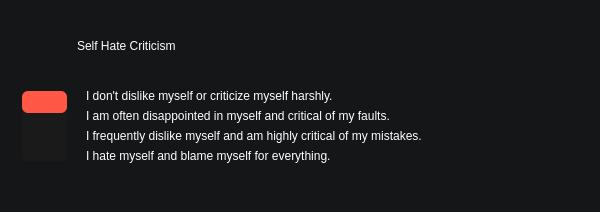
<?xml version="1.0" encoding="UTF-8"?>
<ui version="4.0">
 <class>MainWindow</class>
 <widget class="QMainWindow" name="MainWindow">
  <property name="geometry">
   <rect>
    <x>0</x>
    <y>0</y>
    <width>600</width>
    <height>212</height>
   </rect>
  </property>
  <property name="windowTitle">
   <string>MainWindow</string>
  </property>
  <property name="styleSheet">
   <string notr="true">QWidget {
    font: 11pt  &quot;Poppins&quot;;
    background:rgb(21, 22, 23);
    color:rgb(255,255,255);
}

/* /////////////////////////////////////////////////////////////////////////////
QTextEdit
///////////////////////////////////////////////////////////////////////////// */
QTextEdit {
    border:none;
}

/* /////////////////////////////////////////////////////////////////////////////
QToolTip
///////////////////////////////////////////////////////////////////////////// */
QToolTip {
    background: rgba(12, 12, 12,50);
    border: 1px solid  rgb(129, 179, 234);
    border-radius: 5px;
    padding:4px;
    text-align: left;
    color: rgb(255, 255, 255);
}

/* /////////////////////////////////////////////////////////////////////////////
QTimeEdit, QDoubleSpinBox, QSpinBox
///////////////////////////////////////////////////////////////////////////// */
QDoubleSpinBox,
QSpinBox {
    border:none;
}

/* /////////////////////////////////////////////////////////////////////////////
QLabel
///////////////////////////////////////////////////////////////////////////// */
QLabel {
    background:transparent;
}

/* /////////////////////////////////////////////////////////////////////////////
QComboBox
///////////////////////////////////////////////////////////////////////////// */
QComboBox {
    background-color: transparent;
	border:1px inset rgb(28,32,23);
	border-radius:2px;
	padding: 3px;
}


/* /////////////////////////////////////////////////////////////////////////////
QLineEdit
///////////////////////////////////////////////////////////////////////////// */
    QLineEdit {
    border:none;
    background: transparent;
}
QLineEdit:hover {
/*    border-bottom:1px solid rgba(123, 123, 123, 150);*/
}
QLineEdit:focus {
 /* border-bottom:1px solid rgba(123, 123, 123, 200); */
}

/* /////////////////////////////////////////////////////////////////////////////
QCheckBox
///////////////////////////////////////////////////////////////////////////// */
QCheckBox::indicator {
    font-weight:bold;
    background-color: transparent;
    border: 2px solid rgb(33,143,109);
    border-radius: 6px;
    width: 8px;
    height: 8px;
    margin-left:8px;
    margin-right:8px;
}
QCheckBox::indicator:hover {
    border: 2px solid white;
}
QCheckBox::indicator:checked {
    background: rgb(124, 120, 255);
    border: 2px solid rgb(124, 120, 255);
}


/* /////////////////////////////////////////////////////////////////////////////
QSlider
///////////////////////////////////////////////////////////////////////////// */
QSlider:horizontal {
    background:transparent;
border:none;
}
QSlider::groove:horizontal {
    border-radius: 8px;
    height: 16px;
    margin: 0px;
    background:rgb(22, 22, 22);
    }

QSlider::groove:horizontal:hover {
    background: rgb(38, 38, 38);
}
QSlider::handle:horizontal {
    background: rgb(255, 255, 255);
    height: 16px;
    width: 16px;
    margin: 0px;
    border-radius:8px;
}
QSlider::sub-page:horizontal {
    background:transparent;
	border-radius:6px;
}
QSlider::handle:horizontal:hover {
    background-color: white;
}
QSlider::handle:horizontal:pressed {
    background-color:white;
}
/*
VERTICAL
///////////////////////////////////////////////////////////////////////////// */
QSlider:vertical {
min-width:53px;
max-height:70px;
}

QSlider::groove:vertical {
    border-radius: 6px;
    width: 45px;
    margin: 0px;
	background-color: rgba(33,33,33,100);
}

QSlider::groove:vertical:hover {
	background-color: rgba(44,44,44,100);
}
QSlider::handle:vertical {
    background-color: rgb(255, 88, 71);
	border: none;
    height: 22px;
    width: 45px;
    margin: 0px;
	border-radius: 6px;
}
QSlider::handle:vertical:hover {
    background-color: rgb(195, 155, 255);
}
QSlider::handle:vertical:pressed {
    background-color: rgb(255, 121, 198);
}


/* /////////////////////////////////////////////////////////////////////////////
Time/DateEdit
///////////////////////////////////////////////////////////////////////////// */
QTimeEdit,
QDateEdit {
    background-color: transparent;
    border:None;
    font-size:10pt;
}

/* //////////////////////////////////////////////////////////////////////////////
QTableView
////////////////////////////////////////////////////////////////////////////// */
QTableView {background-color: transparent;alternate-background-color: rgb(101, 147, 128);selection-background-color: #7e57c2;}
QTableView::item {padding: 1px;background:rgb(216,79,79);}
QTableView::item:selected {color: #fff;background:rgb(23, 23, 23);}

/* ////////////////////////////////////////////////////////////////////////////////////////////////
									QScrollBar
//////////////////////////////////////////////////////////////////////////////////////////////// */
QScrollBar:horizontal {border: none;background:transparent;height: 12px;margin: 0px 10px 0px 10px;border-radius: 3px;}
QScrollBar::handle:horizontal {background: rgb(35,35,37);min-width:24px;border-radius: 4px}
QScrollBar::add-line:horizontal {border: none;background: transparent;width: 20px;border-top-right-radius: 4px;border-bottom-right-radius: 4px;subcontrol-position: right;subcontrol-origin: margin;}
QScrollBar::sub-line:horizontal {border: none;background: transparent;width: 20px;border-top-left-radius: 4px;border-bottom-left-radius: 4px;subcontrol-position: left;subcontrol-origin: margin;}
QScrollBar::up-arrow:horizontal, QScrollBar::down-arrow:horizontal {background: none;}
QScrollBar::add-page:horizontal, QScrollBar::sub-page:horizontal {background: transparent;}
QScrollBar:vertical {border: none;background-color:transparent;width: 12px;margin: 10px 0px 10px 0px;border-radius: 4px;}
QScrollBar::handle:vertical {background: rgb(35,35,37);min-height: 12px;border-radius: 4px}
QScrollBar::add-line:vertical {border: none;background: transparent;height: 20px;border-bottom-left-radius: 4px;border-bottom-right-radius: 4px;subcontrol-position: bottom;subcontrol-origin: margin;}
QScrollBar::sub-line:vertical {border: none;background: transparent;height: 20px;border-top-left-radius: 4px;border-top-right-radius: 4px;subcontrol-position: top;subcontrol-origin: margin;}
QScrollBar::up-arrow:vertical, QScrollBar::down-arrow:vertical {background: none;}
QScrollBar::add-page:vertical, QScrollBar::sub-page:vertical {background: transparent;}</string>
  </property>
  <widget class="QWidget" name="centralwidget">
   <layout class="QGridLayout" name="gridLayout">
    <property name="leftMargin">
     <number>0</number>
    </property>
    <property name="topMargin">
     <number>0</number>
    </property>
    <property name="rightMargin">
     <number>0</number>
    </property>
    <property name="bottomMargin">
     <number>0</number>
    </property>
    <property name="spacing">
     <number>0</number>
    </property>
    <item row="0" column="0">
     <widget class="QStackedWidget" name="mainStack">
      <property name="styleSheet">
       <string notr="true">QTabWidget {
background-color: transparent;
    border: none;
}

QTabWidget::pane {
    border: none;
	background-color: transparent;
}

QTabBar::tab {
padding:12px;
background-color: transparent;
    border: none;
}

QTabBar::tab:selected {
background-color: transparent;
}

QTabBar::tab:hover {
	border-radius: 10px;

}

QTabBar::tab:only-one {
background-color: transparent;
}



</string>
      </property>
      <widget class="QWidget" name="mainStackInputPage" native="true">
       <layout class="QGridLayout" name="gridLayout_11">
        <property name="leftMargin">
         <number>0</number>
        </property>
        <property name="topMargin">
         <number>0</number>
        </property>
        <property name="rightMargin">
         <number>0</number>
        </property>
        <property name="bottomMargin">
         <number>0</number>
        </property>
        <property name="spacing">
         <number>0</number>
        </property>
        <item row="0" column="0">
         <widget class="QStackedWidget" name="stackedWidget">
          <property name="currentIndex">
           <number>4</number>
          </property>
          <widget class="QWidget" name="page_3">
           <layout class="QGridLayout" name="gridLayout_8">
            <property name="leftMargin">
             <number>9</number>
            </property>
            <property name="topMargin">
             <number>9</number>
            </property>
            <property name="rightMargin">
             <number>9</number>
            </property>
            <property name="bottomMargin">
             <number>9</number>
            </property>
            <property name="spacing">
             <number>6</number>
            </property>
            <item row="0" column="0">
             <widget class="QFrame" name="">
              <layout class="QGridLayout" name="gridLayout_5">
               <property name="leftMargin">
                <number>9</number>
               </property>
               <property name="topMargin">
                <number>9</number>
               </property>
               <property name="rightMargin">
                <number>9</number>
               </property>
               <property name="bottomMargin">
                <number>9</number>
               </property>
               <item row="1" column="1">
                <widget class="QFrame" name="">
                 <layout class="QGridLayout" name="gridLayout_2">
                  <property name="leftMargin">
                   <number>9</number>
                  </property>
                  <property name="topMargin">
                   <number>9</number>
                  </property>
                  <property name="rightMargin">
                   <number>9</number>
                  </property>
                  <property name="bottomMargin">
                   <number>9</number>
                  </property>
                  <item row="2" column="1">
                   <widget class="QLabel" name="label_3">
                    <property name="text">
                     <string>I often feel sad and believe the future holds no improvement.</string>
                    </property>
                   </widget>
                  </item>
                  <item row="1" column="1">
                   <widget class="QLabel" name="label_2">
                    <property name="text">
                     <string>I feel sad or discouraged about the future.</string>
                    </property>
                   </widget>
                  </item>
                  <item row="3" column="1">
                   <widget class="QLabel" name="label_4">
                    <property name="text">
                     <string>I am constantly sad and hopeless, feeling that nothing will ever get better.</string>
                    </property>
                   </widget>
                  </item>
                  <item row="0" column="1">
                   <widget class="QLabel" name="label">
                    <property name="text">
                     <string>I don't feel sad or hopeless.</string>
                    </property>
                   </widget>
                  </item>
                 </layout>
                </widget>
               </item>
               <item row="1" column="0">
                <widget class="QSlider" name="verticalSlider">
                 <property name="maximum">
                  <number>3</number>
                 </property>
                 <property name="orientation">
                  <enum>Qt::Vertical</enum>
                 </property>
                 <property name="invertedAppearance">
                  <bool>true</bool>
                 </property>
                </widget>
               </item>
               <item row="0" column="1">
                <widget class="QLabel" name="label_9">
                 <property name="text">
                  <string>Sadness Hopelessness</string>
                 </property>
                </widget>
               </item>
              </layout>
             </widget>
            </item>
           </layout>
          </widget>
          <widget class="QWidget" name="page_4">
           <layout class="QGridLayout" name="gridLayout_9">
            <item row="0" column="0">
             <widget class="QFrame" name="frame">
              <layout class="QGridLayout" name="gridLayout_4">
               <item row="1" column="0">
                <widget class="QSlider" name="verticalSlider_2">
                 <property name="maximum">
                  <number>3</number>
                 </property>
                 <property name="orientation">
                  <enum>Qt::Vertical</enum>
                 </property>
                 <property name="invertedAppearance">
                  <bool>true</bool>
                 </property>
                </widget>
               </item>
               <item row="1" column="1">
                <widget class="QFrame" name="frame_2">
                 <layout class="QGridLayout" name="gridLayout_3">
                  <item row="2" column="1">
                   <widget class="QLabel" name="label_5">
                    <property name="text">
                     <string>I feel like a failure and blame myself for many things.</string>
                    </property>
                   </widget>
                  </item>
                  <item row="1" column="1">
                   <widget class="QLabel" name="label_6">
                    <property name="text">
                     <string>I often feel like I've failed or am not as good as others.</string>
                    </property>
                   </widget>
                  </item>
                  <item row="3" column="1">
                   <widget class="QLabel" name="label_7">
                    <property name="text">
                     <string>I believe I am a complete failure and worthless.</string>
                    </property>
                   </widget>
                  </item>
                  <item row="0" column="1">
                   <widget class="QLabel" name="label_8">
                    <property name="text">
                     <string>I don't feel like a failure or inferior to others.</string>
                    </property>
                   </widget>
                  </item>
                 </layout>
                </widget>
               </item>
               <item row="0" column="1">
                <widget class="QLabel" name="label_10">
                 <property name="text">
                  <string>Self-Worth Failure</string>
                 </property>
                </widget>
               </item>
              </layout>
             </widget>
            </item>
           </layout>
          </widget>
          <widget class="QWidget" name="page_5">
           <layout class="QGridLayout" name="gridLayout_10">
            <item row="0" column="0">
             <widget class="QFrame" name="frame_3">
              <layout class="QGridLayout" name="gridLayout_6">
               <property name="leftMargin">
                <number>9</number>
               </property>
               <property name="topMargin">
                <number>9</number>
               </property>
               <property name="rightMargin">
                <number>9</number>
               </property>
               <property name="bottomMargin">
                <number>9</number>
               </property>
               <item row="1" column="1">
                <widget class="QFrame" name="frame_4">
                 <layout class="QGridLayout" name="gridLayout_7">
                  <property name="leftMargin">
                   <number>9</number>
                  </property>
                  <property name="topMargin">
                   <number>9</number>
                  </property>
                  <property name="rightMargin">
                   <number>9</number>
                  </property>
                  <property name="bottomMargin">
                   <number>9</number>
                  </property>
                  <item row="2" column="1">
                   <widget class="QLabel" name="label_11">
                    <property name="text">
                     <string>I rarely enjoy anything anymore.</string>
                    </property>
                   </widget>
                  </item>
                  <item row="1" column="1">
                   <widget class="QLabel" name="label_12">
                    <property name="text">
                     <string>I don't find as much joy or satisfaction in things as I used to.</string>
                    </property>
                   </widget>
                  </item>
                  <item row="3" column="1">
                   <widget class="QLabel" name="label_13">
                    <property name="text">
                     <string>I get no satisfaction or joy from anything anymore.</string>
                    </property>
                   </widget>
                  </item>
                  <item row="0" column="1">
                   <widget class="QLabel" name="label_14">
                    <property name="text">
                     <string>I enjoy things as much as I always have.</string>
                    </property>
                   </widget>
                  </item>
                 </layout>
                </widget>
               </item>
               <item row="1" column="0">
                <widget class="QSlider" name="verticalSlider_3">
                 <property name="maximum">
                  <number>3</number>
                 </property>
                 <property name="orientation">
                  <enum>Qt::Vertical</enum>
                 </property>
                 <property name="invertedAppearance">
                  <bool>true</bool>
                 </property>
                </widget>
               </item>
               <item row="0" column="1">
                <widget class="QLabel" name="label_15">
                 <property name="text">
                  <string>Enjoyment Satisfaction</string>
                 </property>
                </widget>
               </item>
              </layout>
             </widget>
            </item>
           </layout>
          </widget>
          <widget class="QWidget" name="page_6">
           <layout class="QGridLayout" name="gridLayout_14">
            <item row="0" column="0">
             <widget class="QFrame" name="frame_5">
              <layout class="QGridLayout" name="gridLayout_12">
               <property name="leftMargin">
                <number>9</number>
               </property>
               <property name="topMargin">
                <number>9</number>
               </property>
               <property name="rightMargin">
                <number>9</number>
               </property>
               <property name="bottomMargin">
                <number>9</number>
               </property>
               <item row="1" column="1">
                <widget class="QFrame" name="frame_6">
                 <layout class="QGridLayout" name="gridLayout_13">
                  <property name="leftMargin">
                   <number>9</number>
                  </property>
                  <property name="topMargin">
                   <number>9</number>
                  </property>
                  <property name="rightMargin">
                   <number>9</number>
                  </property>
                  <property name="bottomMargin">
                   <number>9</number>
                  </property>
                  <item row="2" column="1">
                   <widget class="QLabel" name="label_16">
                    <property name="text">
                     <string>I feel guilty most of the time and believe I deserve punishment.</string>
                    </property>
                   </widget>
                  </item>
                  <item row="1" column="1">
                   <widget class="QLabel" name="label_17">
                    <property name="text">
                     <string>I often feel guilty or expect to be punished.</string>
                    </property>
                   </widget>
                  </item>
                  <item row="3" column="1">
                   <widget class="QLabel" name="label_18">
                    <property name="text">
                     <string>I feel guilty all the time and that I am being punished.</string>
                    </property>
                   </widget>
                  </item>
                  <item row="0" column="1">
                   <widget class="QLabel" name="label_19">
                    <property name="text">
                     <string>I don't feel guilty or think I deserve punishment.</string>
                    </property>
                   </widget>
                  </item>
                 </layout>
                </widget>
               </item>
               <item row="1" column="0">
                <widget class="QSlider" name="verticalSlider_4">
                 <property name="maximum">
                  <number>3</number>
                 </property>
                 <property name="orientation">
                  <enum>Qt::Vertical</enum>
                 </property>
                 <property name="invertedAppearance">
                  <bool>true</bool>
                 </property>
                </widget>
               </item>
               <item row="0" column="1">
                <widget class="QLabel" name="label_20">
                 <property name="text">
                  <string>Guilt Punishment</string>
                 </property>
                </widget>
               </item>
              </layout>
             </widget>
            </item>
           </layout>
          </widget>
          <widget class="QWidget" name="page_7">
           <layout class="QGridLayout" name="gridLayout_17">
            <item row="0" column="0">
             <widget class="QFrame" name="frame_7">
              <layout class="QGridLayout" name="gridLayout_15">
               <property name="leftMargin">
                <number>9</number>
               </property>
               <property name="topMargin">
                <number>9</number>
               </property>
               <property name="rightMargin">
                <number>9</number>
               </property>
               <property name="bottomMargin">
                <number>9</number>
               </property>
               <item row="1" column="0">
                <widget class="QSlider" name="verticalSlider_5">
                 <property name="maximum">
                  <number>3</number>
                 </property>
                 <property name="orientation">
                  <enum>Qt::Vertical</enum>
                 </property>
                 <property name="invertedAppearance">
                  <bool>true</bool>
                 </property>
                </widget>
               </item>
               <item row="1" column="1">
                <widget class="QFrame" name="frame_8">
                 <layout class="QGridLayout" name="gridLayout_16">
                  <property name="leftMargin">
                   <number>9</number>
                  </property>
                  <property name="topMargin">
                   <number>9</number>
                  </property>
                  <property name="rightMargin">
                   <number>9</number>
                  </property>
                  <property name="bottomMargin">
                   <number>9</number>
                  </property>
                  <item row="1" column="1">
                   <widget class="QLabel" name="label_22">
                    <property name="text">
                     <string>I am often disappointed in myself and critical of my faults.</string>
                    </property>
                   </widget>
                  </item>
                  <item row="2" column="1">
                   <widget class="QLabel" name="label_21">
                    <property name="text">
                     <string>I frequently dislike myself and am highly critical of my mistakes.</string>
                    </property>
                   </widget>
                  </item>
                  <item row="0" column="1">
                   <widget class="QLabel" name="label_24">
                    <property name="text">
                     <string>I don't dislike myself or criticize myself harshly.</string>
                    </property>
                   </widget>
                  </item>
                  <item row="3" column="1">
                   <widget class="QLabel" name="label_23">
                    <property name="text">
                     <string>I hate myself and blame myself for everything.</string>
                    </property>
                   </widget>
                  </item>
                 </layout>
                </widget>
               </item>
               <item row="0" column="1">
                <widget class="QLabel" name="label_25">
                 <property name="text">
                  <string>Self Hate Criticism</string>
                 </property>
                </widget>
               </item>
              </layout>
             </widget>
            </item>
           </layout>
          </widget>
          <widget class="QWidget" name="page_8">
           <layout class="QGridLayout" name="gridLayout_20">
            <item row="0" column="0">
             <widget class="QFrame" name="frame_9">
              <layout class="QGridLayout" name="gridLayout_18">
               <property name="leftMargin">
                <number>9</number>
               </property>
               <property name="topMargin">
                <number>9</number>
               </property>
               <property name="rightMargin">
                <number>9</number>
               </property>
               <property name="bottomMargin">
                <number>9</number>
               </property>
               <item row="1" column="1">
                <widget class="QFrame" name="frame_10">
                 <layout class="QGridLayout" name="gridLayout_19">
                  <property name="leftMargin">
                   <number>9</number>
                  </property>
                  <property name="topMargin">
                   <number>9</number>
                  </property>
                  <property name="rightMargin">
                   <number>9</number>
                  </property>
                  <property name="bottomMargin">
                   <number>9</number>
                  </property>
                  <item row="2" column="1">
                   <widget class="QLabel" name="label_26">
                    <property name="text">
                     <string>I rarely enjoy anything anymore.</string>
                    </property>
                   </widget>
                  </item>
                  <item row="1" column="1">
                   <widget class="QLabel" name="label_27">
                    <property name="text">
                     <string>I don't find as much joy or satisfaction in things as I used to.</string>
                    </property>
                   </widget>
                  </item>
                  <item row="3" column="1">
                   <widget class="QLabel" name="label_28">
                    <property name="text">
                     <string>I get no satisfaction or joy from anything anymore.</string>
                    </property>
                   </widget>
                  </item>
                  <item row="0" column="1">
                   <widget class="QLabel" name="label_29">
                    <property name="text">
                     <string>I enjoy things as much as I always have.</string>
                    </property>
                   </widget>
                  </item>
                 </layout>
                </widget>
               </item>
               <item row="1" column="0">
                <widget class="QSlider" name="verticalSlider_6">
                 <property name="maximum">
                  <number>3</number>
                 </property>
                 <property name="orientation">
                  <enum>Qt::Vertical</enum>
                 </property>
                 <property name="invertedAppearance">
                  <bool>true</bool>
                 </property>
                </widget>
               </item>
               <item row="0" column="1">
                <widget class="QLabel" name="label_30">
                 <property name="text">
                  <string>Enjoyment Satisfaction</string>
                 </property>
                </widget>
               </item>
              </layout>
             </widget>
            </item>
           </layout>
          </widget>
          <widget class="QWidget" name="page_9">
           <layout class="QGridLayout" name="gridLayout_23">
            <item row="0" column="0">
             <widget class="QFrame" name="frame_11">
              <layout class="QGridLayout" name="gridLayout_21">
               <property name="leftMargin">
                <number>9</number>
               </property>
               <property name="topMargin">
                <number>9</number>
               </property>
               <property name="rightMargin">
                <number>9</number>
               </property>
               <property name="bottomMargin">
                <number>9</number>
               </property>
               <item row="1" column="1">
                <widget class="QFrame" name="frame_12">
                 <layout class="QGridLayout" name="gridLayout_22">
                  <property name="leftMargin">
                   <number>9</number>
                  </property>
                  <property name="topMargin">
                   <number>9</number>
                  </property>
                  <property name="rightMargin">
                   <number>9</number>
                  </property>
                  <property name="bottomMargin">
                   <number>9</number>
                  </property>
                  <item row="2" column="1">
                   <widget class="QLabel" name="label_31">
                    <property name="text">
                     <string>I rarely enjoy anything anymore.</string>
                    </property>
                   </widget>
                  </item>
                  <item row="1" column="1">
                   <widget class="QLabel" name="label_32">
                    <property name="text">
                     <string>I don't find as much joy or satisfaction in things as I used to.</string>
                    </property>
                   </widget>
                  </item>
                  <item row="3" column="1">
                   <widget class="QLabel" name="label_33">
                    <property name="text">
                     <string>I get no satisfaction or joy from anything anymore.</string>
                    </property>
                   </widget>
                  </item>
                  <item row="0" column="1">
                   <widget class="QLabel" name="label_34">
                    <property name="text">
                     <string>I enjoy things as much as I always have.</string>
                    </property>
                   </widget>
                  </item>
                 </layout>
                </widget>
               </item>
               <item row="1" column="0">
                <widget class="QSlider" name="verticalSlider_7">
                 <property name="maximum">
                  <number>3</number>
                 </property>
                 <property name="orientation">
                  <enum>Qt::Vertical</enum>
                 </property>
                 <property name="invertedAppearance">
                  <bool>true</bool>
                 </property>
                </widget>
               </item>
               <item row="0" column="1">
                <widget class="QLabel" name="label_35">
                 <property name="text">
                  <string>Enjoyment Satisfaction</string>
                 </property>
                </widget>
               </item>
              </layout>
             </widget>
            </item>
           </layout>
          </widget>
          <widget class="QWidget" name="page_10">
           <layout class="QGridLayout" name="gridLayout_26">
            <item row="0" column="0">
             <widget class="QFrame" name="frame_13">
              <layout class="QGridLayout" name="gridLayout_24">
               <property name="leftMargin">
                <number>9</number>
               </property>
               <property name="topMargin">
                <number>9</number>
               </property>
               <property name="rightMargin">
                <number>9</number>
               </property>
               <property name="bottomMargin">
                <number>9</number>
               </property>
               <item row="1" column="1">
                <widget class="QFrame" name="frame_14">
                 <layout class="QGridLayout" name="gridLayout_25">
                  <property name="leftMargin">
                   <number>9</number>
                  </property>
                  <property name="topMargin">
                   <number>9</number>
                  </property>
                  <property name="rightMargin">
                   <number>9</number>
                  </property>
                  <property name="bottomMargin">
                   <number>9</number>
                  </property>
                  <item row="2" column="1">
                   <widget class="QLabel" name="label_36">
                    <property name="text">
                     <string>I rarely enjoy anything anymore.</string>
                    </property>
                   </widget>
                  </item>
                  <item row="1" column="1">
                   <widget class="QLabel" name="label_37">
                    <property name="text">
                     <string>I don't find as much joy or satisfaction in things as I used to.</string>
                    </property>
                   </widget>
                  </item>
                  <item row="3" column="1">
                   <widget class="QLabel" name="label_38">
                    <property name="text">
                     <string>I get no satisfaction or joy from anything anymore.</string>
                    </property>
                   </widget>
                  </item>
                  <item row="0" column="1">
                   <widget class="QLabel" name="label_39">
                    <property name="text">
                     <string>I enjoy things as much as I always have.</string>
                    </property>
                   </widget>
                  </item>
                 </layout>
                </widget>
               </item>
               <item row="1" column="0">
                <widget class="QSlider" name="verticalSlider_8">
                 <property name="maximum">
                  <number>3</number>
                 </property>
                 <property name="orientation">
                  <enum>Qt::Vertical</enum>
                 </property>
                 <property name="invertedAppearance">
                  <bool>true</bool>
                 </property>
                </widget>
               </item>
               <item row="0" column="1">
                <widget class="QLabel" name="label_40">
                 <property name="text">
                  <string>Enjoyment Satisfaction</string>
                 </property>
                </widget>
               </item>
              </layout>
             </widget>
            </item>
           </layout>
          </widget>
          <widget class="QWidget" name="page_11">
           <layout class="QGridLayout" name="gridLayout_29">
            <item row="0" column="0">
             <widget class="QFrame" name="frame_15">
              <layout class="QGridLayout" name="gridLayout_27">
               <property name="leftMargin">
                <number>9</number>
               </property>
               <property name="topMargin">
                <number>9</number>
               </property>
               <property name="rightMargin">
                <number>9</number>
               </property>
               <property name="bottomMargin">
                <number>9</number>
               </property>
               <item row="1" column="1">
                <widget class="QFrame" name="frame_16">
                 <layout class="QGridLayout" name="gridLayout_28">
                  <property name="leftMargin">
                   <number>9</number>
                  </property>
                  <property name="topMargin">
                   <number>9</number>
                  </property>
                  <property name="rightMargin">
                   <number>9</number>
                  </property>
                  <property name="bottomMargin">
                   <number>9</number>
                  </property>
                  <item row="2" column="1">
                   <widget class="QLabel" name="label_41">
                    <property name="text">
                     <string>I rarely enjoy anything anymore.</string>
                    </property>
                   </widget>
                  </item>
                  <item row="1" column="1">
                   <widget class="QLabel" name="label_42">
                    <property name="text">
                     <string>I don't find as much joy or satisfaction in things as I used to.</string>
                    </property>
                   </widget>
                  </item>
                  <item row="3" column="1">
                   <widget class="QLabel" name="label_43">
                    <property name="text">
                     <string>I get no satisfaction or joy from anything anymore.</string>
                    </property>
                   </widget>
                  </item>
                  <item row="0" column="1">
                   <widget class="QLabel" name="label_44">
                    <property name="text">
                     <string>I enjoy things as much as I always have.</string>
                    </property>
                   </widget>
                  </item>
                 </layout>
                </widget>
               </item>
               <item row="1" column="0">
                <widget class="QSlider" name="verticalSlider_9">
                 <property name="maximum">
                  <number>3</number>
                 </property>
                 <property name="orientation">
                  <enum>Qt::Vertical</enum>
                 </property>
                 <property name="invertedAppearance">
                  <bool>true</bool>
                 </property>
                </widget>
               </item>
               <item row="0" column="1">
                <widget class="QLabel" name="label_45">
                 <property name="text">
                  <string>Enjoyment Satisfaction</string>
                 </property>
                </widget>
               </item>
              </layout>
             </widget>
            </item>
           </layout>
          </widget>
          <widget class="QWidget" name="page_12">
           <layout class="QGridLayout" name="gridLayout_32">
            <item row="0" column="0">
             <widget class="QFrame" name="frame_17">
              <layout class="QGridLayout" name="gridLayout_30">
               <property name="leftMargin">
                <number>9</number>
               </property>
               <property name="topMargin">
                <number>9</number>
               </property>
               <property name="rightMargin">
                <number>9</number>
               </property>
               <property name="bottomMargin">
                <number>9</number>
               </property>
               <item row="1" column="1">
                <widget class="QFrame" name="frame_18">
                 <layout class="QGridLayout" name="gridLayout_31">
                  <property name="leftMargin">
                   <number>9</number>
                  </property>
                  <property name="topMargin">
                   <number>9</number>
                  </property>
                  <property name="rightMargin">
                   <number>9</number>
                  </property>
                  <property name="bottomMargin">
                   <number>9</number>
                  </property>
                  <item row="2" column="1">
                   <widget class="QLabel" name="label_46">
                    <property name="text">
                     <string>I rarely enjoy anything anymore.</string>
                    </property>
                   </widget>
                  </item>
                  <item row="1" column="1">
                   <widget class="QLabel" name="label_47">
                    <property name="text">
                     <string>I don't find as much joy or satisfaction in things as I used to.</string>
                    </property>
                   </widget>
                  </item>
                  <item row="3" column="1">
                   <widget class="QLabel" name="label_48">
                    <property name="text">
                     <string>I get no satisfaction or joy from anything anymore.</string>
                    </property>
                   </widget>
                  </item>
                  <item row="0" column="1">
                   <widget class="QLabel" name="label_49">
                    <property name="text">
                     <string>I enjoy things as much as I always have.</string>
                    </property>
                   </widget>
                  </item>
                 </layout>
                </widget>
               </item>
               <item row="1" column="0">
                <widget class="QSlider" name="verticalSlider_10">
                 <property name="maximum">
                  <number>3</number>
                 </property>
                 <property name="orientation">
                  <enum>Qt::Vertical</enum>
                 </property>
                 <property name="invertedAppearance">
                  <bool>true</bool>
                 </property>
                </widget>
               </item>
               <item row="0" column="1">
                <widget class="QLabel" name="label_50">
                 <property name="text">
                  <string>Enjoyment Satisfaction</string>
                 </property>
                </widget>
               </item>
              </layout>
             </widget>
            </item>
           </layout>
          </widget>
         </widget>
        </item>
       </layout>
      </widget>
      <widget class="QWidget" name="mainStackDataPage" native="true"/>
     </widget>
    </item>
   </layout>
  </widget>
  <widget class="QMenuBar" name="menubar">
   <property name="geometry">
    <rect>
     <x>0</x>
     <y>0</y>
     <width>600</width>
     <height>18</height>
    </rect>
   </property>
  </widget>
  <widget class="QStatusBar" name="statusbar"/>
 </widget>
 <resources>
  <include location="../../../QtResourcesFeb20/tankSamSaysBalooga.qrc"/>
 </resources>
 <connections/>
</ui>
